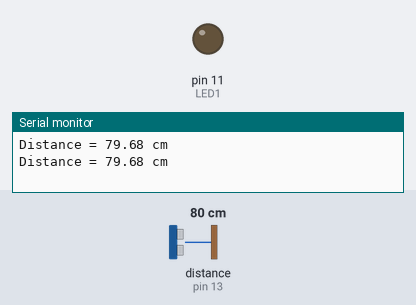
Simulated run of this sketch. Board: Arduino Uno, built with avr-gcc and run on an emulated ATmega328P. Shown: output pins drawn as LEDs (lit = HIGH), the last lines printed to the serial monitor. Wiring (inferred from the names in the program): ultrasonic range finder: trigger pin 10; echo pin 13. Inputs (shaded band) come from the test bench; at power-on: distance to the obstacle (sensor on pin 13) 80 cm. The echo pulse lasts 58.3 µs per cm; pins used as bus, display or sensor lines are not drawn.

Above: at 1.8 s.
1.9 s: distance to the obstacle (sensor on pin 13) set to 2 cm
At 2.8 s:
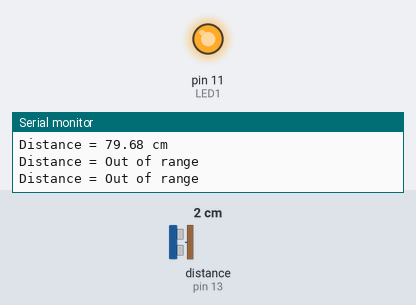
3.5 s: distance to the obstacle (sensor on pin 13) set to 60 cm
At 4.2 s:
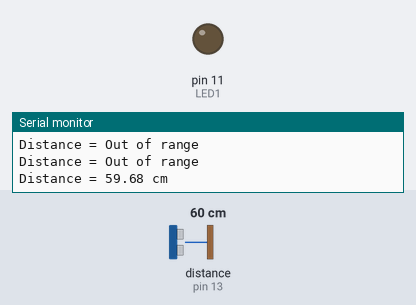
5.0 s: distance to the obstacle (sensor on pin 13) set to 4 cm
At 5.9 s:
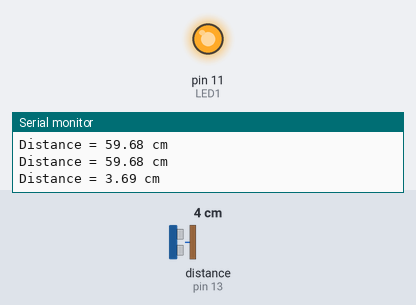
Timing chart, 0 to 8.0 s (numbered marks = the images above; inputs shaded):
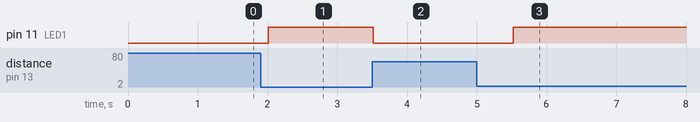

The sketch:

sensor.ino
```cpp
#define trigPin 10
#define echoPin 13

float duration, distance;
int LED1 = 11;
int LED2 = 12;
void setup() {
  Serial.begin (9600);
  pinMode(trigPin, OUTPUT);
  pinMode(echoPin, INPUT);
  pinMode(LED1, OUTPUT);
}

void loop() {
  digitalWrite(trigPin, LOW);
  delayMicroseconds(2);
  digitalWrite(trigPin, HIGH);
  delayMicroseconds(10);
  digitalWrite(trigPin, LOW);


  duration = pulseIn(echoPin, HIGH);

  distance = (duration / 2) * 0.0343;
  if (distance <= 50) {
    digitalWrite(LED1,HIGH);
  }
  else {
    digitalWrite(LED1,LOW);
  }

  if (distance >= 50 and distance <= 80) {
    digitalWrite(LED2,HIGH);
  }
  else {
    digitalWrite(LED2,LOW);
  }

  Serial.print("Distance = ");
  if (distance >= 400 ||distance <= 2) {
    Serial.println("Out of range");
  }
  else {
    Serial.print(distance);
    Serial.println(" cm");
    delay(500);
  }
  delay(500);


}
```

Measured:
- after the input at 1.9 s, pin 11 (LED1): LOW → HIGH after 0.11 s
- after the input at 3.5 s, pin 11 (LED1): HIGH → LOW at once
- after the input at 5.0 s, pin 11 (LED1): LOW → HIGH after 0.52 s
